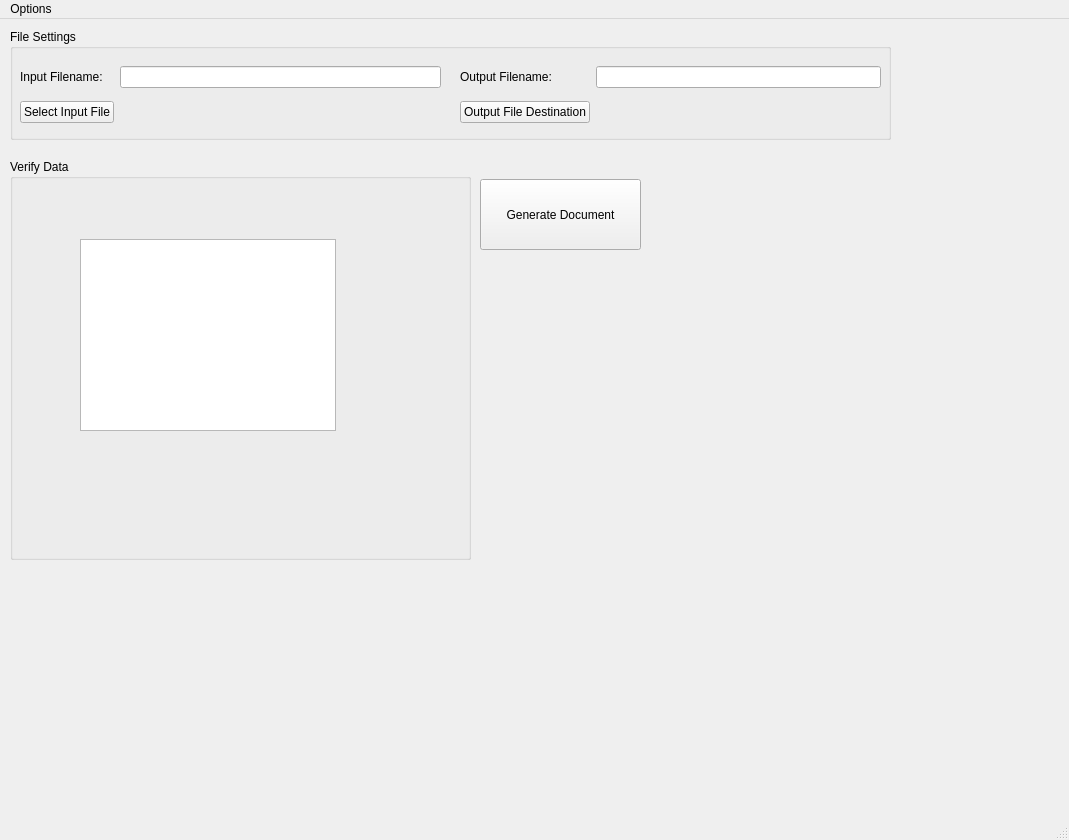
<?xml version="1.0" encoding="UTF-8"?>
<ui version="4.0">
 <class>MainWindow</class>
 <widget class="QMainWindow" name="MainWindow">
  <property name="geometry">
   <rect>
    <x>0</x>
    <y>0</y>
    <width>1069</width>
    <height>840</height>
   </rect>
  </property>
  <property name="windowTitle">
   <string>MainWindow</string>
  </property>
  <widget class="QWidget" name="centralwidget">
   <widget class="QGroupBox" name="groupBox">
    <property name="geometry">
     <rect>
      <x>10</x>
      <y>10</y>
      <width>881</width>
      <height>111</height>
     </rect>
    </property>
    <property name="title">
     <string>File Settings</string>
    </property>
    <widget class="QWidget" name="layoutWidget">
     <property name="geometry">
      <rect>
       <x>10</x>
       <y>30</y>
       <width>421</width>
       <height>71</height>
      </rect>
     </property>
     <layout class="QGridLayout" name="gridLayout">
      <item row="0" column="0">
       <widget class="QLabel" name="inputFileLbl">
        <property name="text">
         <string>Input Filename:</string>
        </property>
       </widget>
      </item>
      <item row="0" column="1">
       <widget class="QLineEdit" name="inputFileText">
        <property name="readOnly">
         <bool>true</bool>
        </property>
       </widget>
      </item>
      <item row="1" column="0">
       <widget class="QPushButton" name="selectInputFileBtn">
        <property name="text">
         <string>Select Input File</string>
        </property>
       </widget>
      </item>
      <item row="1" column="1">
       <spacer name="horizontalSpacer">
        <property name="orientation">
         <enum>Qt::Horizontal</enum>
        </property>
        <property name="sizeHint" stdset="0">
         <size>
          <width>40</width>
          <height>20</height>
         </size>
        </property>
       </spacer>
      </item>
     </layout>
    </widget>
    <widget class="QWidget" name="layoutWidget">
     <property name="geometry">
      <rect>
       <x>450</x>
       <y>30</y>
       <width>421</width>
       <height>71</height>
      </rect>
     </property>
     <layout class="QGridLayout" name="gridLayout_2">
      <item row="0" column="0">
       <widget class="QLabel" name="outputFileLbl">
        <property name="text">
         <string>Output Filename:</string>
        </property>
       </widget>
      </item>
      <item row="0" column="1">
       <widget class="QLineEdit" name="outputFileText">
        <property name="readOnly">
         <bool>false</bool>
        </property>
       </widget>
      </item>
      <item row="1" column="0">
       <widget class="QPushButton" name="selectOutputFileBtn">
        <property name="text">
         <string>Output File Destination</string>
        </property>
       </widget>
      </item>
      <item row="1" column="1">
       <spacer name="horizontalSpacer_2">
        <property name="orientation">
         <enum>Qt::Horizontal</enum>
        </property>
        <property name="sizeHint" stdset="0">
         <size>
          <width>40</width>
          <height>20</height>
         </size>
        </property>
       </spacer>
      </item>
     </layout>
    </widget>
   </widget>
   <widget class="QGroupBox" name="groupBox_2">
    <property name="geometry">
     <rect>
      <x>10</x>
      <y>140</y>
      <width>461</width>
      <height>401</height>
     </rect>
    </property>
    <property name="title">
     <string>Verify Data</string>
    </property>
    <widget class="QTableWidget" name="tableWidget">
     <property name="geometry">
      <rect>
       <x>70</x>
       <y>80</y>
       <width>256</width>
       <height>192</height>
      </rect>
     </property>
    </widget>
   </widget>
   <widget class="QPushButton" name="generateDocumentBtn">
    <property name="geometry">
     <rect>
      <x>480</x>
      <y>160</y>
      <width>161</width>
      <height>71</height>
     </rect>
    </property>
    <property name="text">
     <string>Generate Document</string>
    </property>
   </widget>
  </widget>
  <widget class="QMenuBar" name="menubar">
   <property name="geometry">
    <rect>
     <x>0</x>
     <y>0</y>
     <width>1069</width>
     <height>23</height>
    </rect>
   </property>
   <widget class="QMenu" name="menuOptions">
    <property name="title">
     <string>Options</string>
    </property>
    <addaction name="actionDark_Mode"/>
    <addaction name="separator"/>
    <addaction name="actionAbout"/>
   </widget>
   <addaction name="menuOptions"/>
  </widget>
  <widget class="QStatusBar" name="statusbar"/>
  <action name="actionDark_Mode">
   <property name="checkable">
    <bool>true</bool>
   </property>
   <property name="text">
    <string>Dark Mode</string>
   </property>
  </action>
  <action name="actionAbout">
   <property name="text">
    <string>About</string>
   </property>
  </action>
 </widget>
 <resources/>
 <connections/>
</ui>
